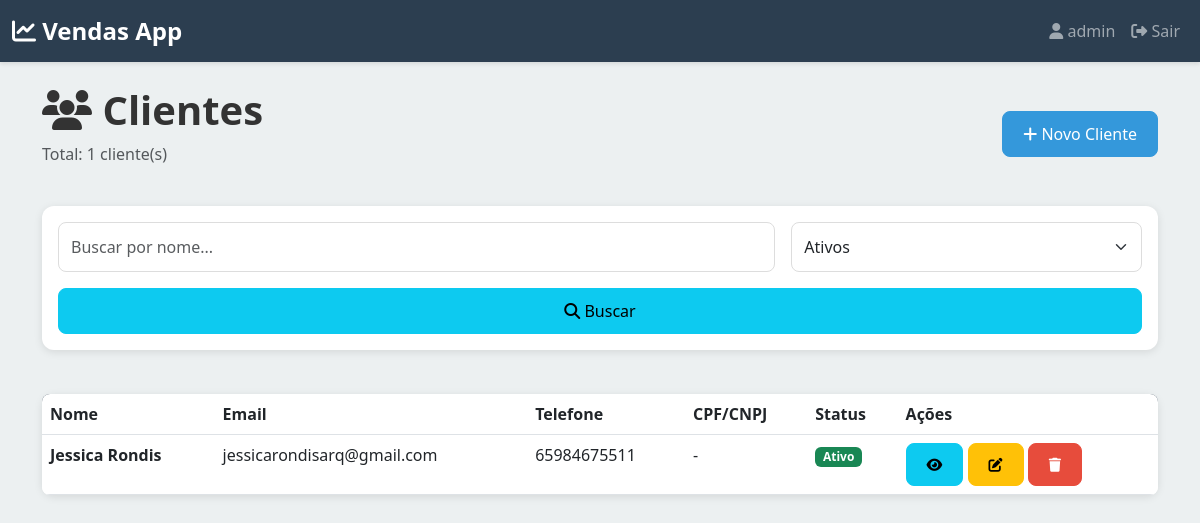
The app's page /clientes/ (signed in) with its own data.
### vendas/models.py (models this page shows, shortened)
class Client(models.Model):
    usuario = models.ForeignKey(
        User,
        on_delete=models.CASCADE,
        related_name='clientes',
        help_text="Usuário proprietário do cliente"
    )
    nome = models.CharField(
        max_length=200,
        help_text="Nome completo do cliente"
    )
    email = models.EmailField(
        blank=True,
        null=True,
        help_text="Email do cliente"
    )
    telefone = models.CharField(
        max_length=20,
        blank=True,
        null=True,
        help_text="Telefone do cliente"
    )
    cpf_cnpj = models.CharField(
        max_length=20,
        blank=True,
        null=True,
        help_text="CPF ou CNPJ do cliente"
    )
    endereco = models.CharField(
        max_length=300,
        blank=True,
        null=True,
        help_text="Endereço do cliente"
    )
    cidade = models.CharField(
        max_length=100,
        blank=True,
        null=True,
        help_text="Cidade do cliente"
    )
    estado = models.CharField(
        max_length=2,
        blank=True,
        null=True,
        help_text="Estado (UF) do cliente"
    )
    cep = models.CharField(
        max_length=10,
        blank=True,
        null=True,
        help_text="CEP do cliente"
    )
    ativo = models.BooleanField(
        default=True,
        help_text="Se o cliente está ativo"
    )
    criado_em = models.DateTimeField(auto_now_add=True)
    atualizado_em = models.DateTimeField(auto_now=True)
    class Meta:
        verbose_name = "Cliente"
        verbose_name_plural = "Clientes"
        ordering = ['-criado_em']
        unique_together = ('usuario', 'nome')

### vendas/views.py (the view)
# urls.py: path('clientes/', views.clientes_list, name='clientes_list'),
@login_required(login_url='vendas:login')
def clientes_list(request):
    usuario = request.user
    clientes = Client.objects.filter(usuario=usuario).order_by('-criado_em')
    status = request.GET.get('status', 'ativo')
    if status == 'ativo':
        clientes = clientes.filter(ativo=True)
    elif status == 'inativo':
        clientes = clientes.filter(ativo=False)
    busca = request.GET.get('busca', '').strip()
    if busca:
        clientes = clientes.filter(nome__icontains=busca)
    contexto = {
        'clientes': clientes,
        'total_clientes': clientes.count(),
        'status_filtro': status,
        'busca': busca,
    }
    return render(request, 'vendas/clientes/list.html', contexto)

### templates/vendas/clientes/list.html (shortened to what this page needs)
{% extends 'base.html' %}
{% block content %}
<div class="row mt-4">
    <div class="col-12 mb-4">
        <div class="d-flex justify-content-between align-items-center">
            <div>
                <h1 class="fw-bold">
                    <i class="fas fa-users"></i> Clientes
                </h1>
                <p class="text-muted">Total: {{ total_clientes }} cliente(s)</p>
            </div>
            <a href="{% url 'vendas:cliente_create' %}" class="btn btn-primary">
                <i class="fas fa-plus"></i> Novo Cliente
            </a>
        </div>
    </div>
</div>
<div class="row mb-4">
    <div class="col-12">
        <div class="card">
            <div class="card-body">
                <form method="GET" action="{% url 'vendas:clientes_list' %}" class="row g-3">
                    <div class="col-12 col-md-8">
                        <input
                            type="text"
                            class="form-control"
                            name="busca"
                            placeholder="Buscar por nome..."
                            value="{{ busca }}"
                        >
                    </div>
                    <div class="col-12 col-md-4">
                        <select class="form-select" name="status" onchange="this.form.submit()">
                            <option value="ativo" {% if status_filtro == 'ativo' %}selected{% endif %}>
                                Ativos
                            </option>
                        </select>
                    </div>
                    <div class="col-12">
                        <button type="submit" class="btn btn-info w-100">
                            <i class="fas fa-search"></i> Buscar
                        </button>
                    </div>
                </form>
            </div>
        </div>
    </div>
</div>
<div class="row">
    <div class="col-12">
        {% if clientes %}
            <div class="d-none d-md-block">
                <div class="card">
                    <div class="table-responsive">
                        <table class="table table-hover mb-0">
                            <thead>
                                <tr>
                                    <th>Nome</th>
                                    <th>Email</th>
                                    <th>Telefone</th>
                                    <th>CPF/CNPJ</th>
                                    <th>Status</th>
                                    <th>Ações</th>
                                </tr>
                            </thead>
                            <tbody>
                                {% for cliente in clientes %}
                                <tr>
                                    <td>
                                        <strong>{{ cliente.nome }}</strong>
                                    </td>
                                    <td>{{ cliente.email|default:"-" }}</td>
                                    <td>{{ cliente.telefone|default:"-" }}</td>
                                    <td>{{ cliente.cpf_cnpj|default:"-" }}</td>
                                    <td>
                                        {% if cliente.ativo %}
                                            <span class="badge bg-success">Ativo</span>
                                        {% else %}
                                            <span class="badge bg-danger">Inativo</span>
                                        {% endif %}
                                    </td>
                                    <td>
                                        <a href="{% url 'vendas:cliente_detail' cliente.pk %}"
                                           class="btn btn-sm btn-info" title="Visualizar">
                                            <i class="fas fa-eye"></i>
                                        </a>
                                        <a href="{% url 'vendas:cliente_edit' cliente.pk %}"
                                           class="btn btn-sm btn-warning" title="Editar">
                                            <i class="fas fa-edit"></i>
                                        </a>
                                        <a href="{% url 'vendas:cliente_delete' cliente.pk %}"
                                           class="btn btn-sm btn-danger" title="Deletar">
                                            <i class="fas fa-trash"></i>
                                        </a>
                                    </td>
                                </tr>
                                {% endfor %}
                            </tbody>
                        </table>
                    </div>
                </div>
            </div>
        {% endif %}
    </div>
</div>
{% endblock %}

### templates/base.html (shortened to what this page needs)
<!DOCTYPE html>
<html lang="pt-BR">
<head>
    <link href="https://cdn.jsdelivr.net/npm/bootstrap@5.3.0/dist/css/bootstrap.min.css" rel="stylesheet">
    <link rel="stylesheet" href="https://cdnjs.cloudflare.com/ajax/libs/font-awesome/6.4.0/css/all.min.css">
</head>
<body>
    {% if user.is_authenticated %}
    <nav class="navbar navbar-expand-lg navbar-dark">
        <div class="container-fluid">
            <a class="navbar-brand" href="{% url 'vendas:home' %}">
                <i class="fas fa-chart-line"></i> Vendas App
            </a>
            <div class="collapse navbar-collapse" id="navbarNav">
                <ul class="navbar-nav ms-auto">
                    <li class="nav-item">
                        <span class="nav-link">
                            <i class="fas fa-user"></i> {{ user.first_name|default:user.username }}
                        </span>
                    </li>
                    <li class="nav-item">
                        <a class="nav-link" href="{% url 'vendas:logout' %}">
                            <i class="fas fa-sign-out-alt"></i> Sair
                        </a>
                    </li>
                </ul>
            </div>
        </div>
    </nav>
    {% endif %}
    <div class="main-container">
        <div class="container">
            {% block content %}{% endblock %}
        </div>
    </div>
</body>
</html>

### templates/base.html (style rules this page uses)
:root { --primary-color: #2c3e50; --secondary-color: #3498db; --success-color: #27ae60; --danger-color: #e74c3c; --warning-color: #f39c12; --light-bg: #ecf0f1; }
* { margin: 0; padding: 0; box-sizing: border-box; }
body { font-family: 'Segoe UI', Tahoma, Geneva, Verdana, sans-serif; background-color: var(--light-bg); color: #333; }
.navbar { background-color: var(--primary-color); box-shadow: 0 2px 4px rgba(0, 0, 0, 0.1); }
.navbar-brand { font-weight: bold; font-size: 1.5rem; }
.main-container { min-height: 100vh; padding-bottom: 80px; }
.card { border: none; border-radius: 12px; box-shadow: 0 2px 8px rgba(0, 0, 0, 0.1); margin-bottom: 20px; }
.btn { border-radius: 8px; font-weight: 500; padding: 10px 20px; transition: all 0.3s ease; }
.btn-primary { background-color: var(--secondary-color); border-color: var(--secondary-color); }
.btn-danger { background-color: var(--danger-color); border-color: var(--danger-color); }
.form-control, .form-select { border-radius: 8px; border: 1px solid #ddd; padding: 12px; font-size: 1rem; }
.table { background-color: white; border-radius: 8px; overflow: hidden; }
.table thead { background-color: var(--primary-color); color: white; }

### records on screen
Client: nome "Jessica Rondis", email "jessicarondisarq@gmail.com", telefone "65984675511", cpf_cnpj "-", ativo "Ativo"

### other values on screen
{{ user.first_name|default:user.username }} "admin"
{{ total_clientes }} "1"
